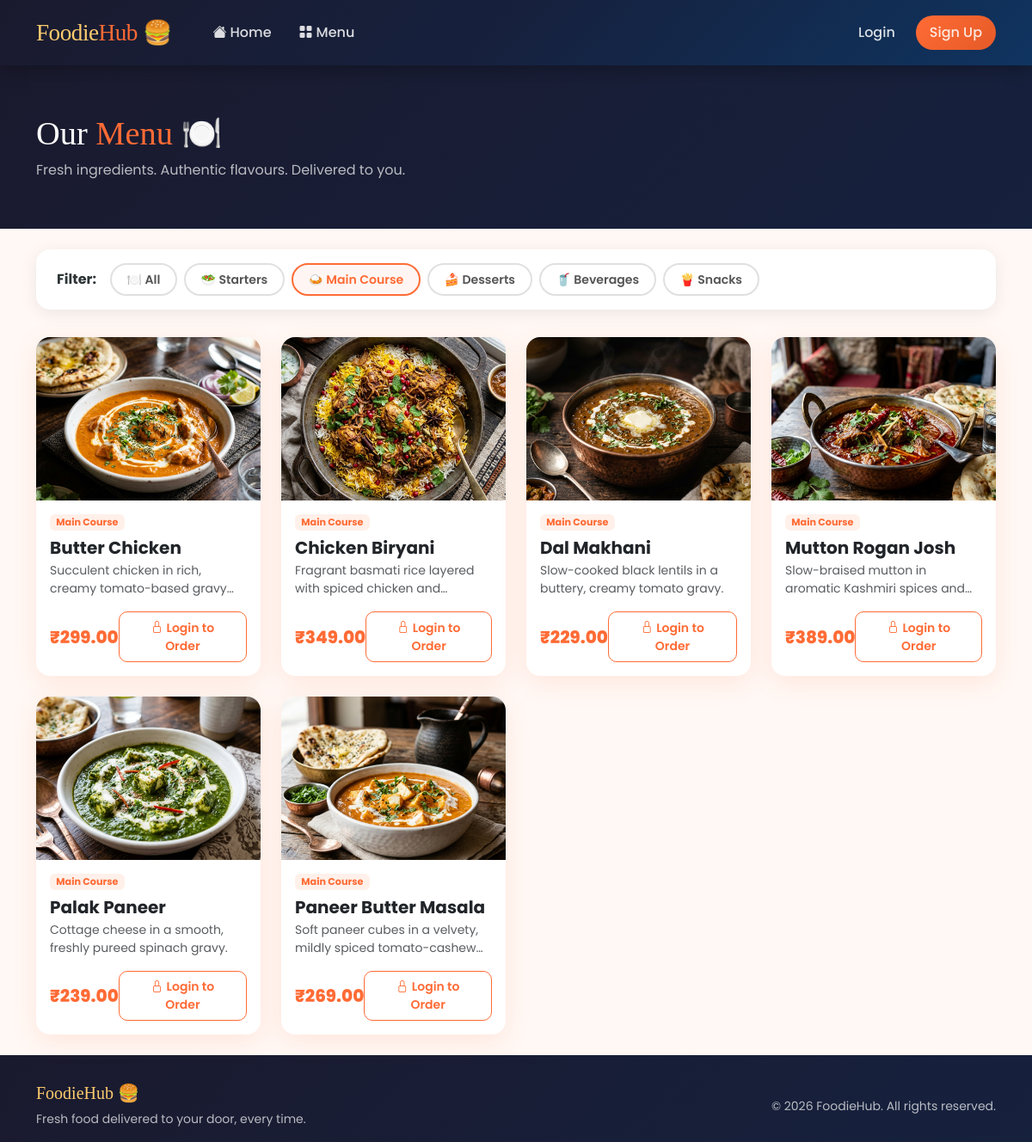
The page /menu/?category=main_course on the database its author committed.
### store/models.py (models this page shows, shortened)
class FoodItem(models.Model):
    CATEGORY_CHOICES = [
        ('starters', 'Starters'),
        ('main_course', 'Main Course'),
        ('desserts', 'Desserts'),
        ('beverages', 'Beverages'),
        ('snacks', 'Snacks'),
    ]
    name = models.CharField(max_length=200)
    description = models.TextField(blank=True)
    price = models.DecimalField(max_digits=8, decimal_places=2)
    image = models.ImageField(upload_to='food_images/', blank=True, null=True)
    category = models.CharField(max_length=50, choices=CATEGORY_CHOICES, default='main_course')
    is_available = models.BooleanField(default=True)
    created_at = models.DateTimeField(auto_now_add=True)
    class Meta:
        ordering = ['category', 'name']

### store/views.py (the view)
# urls.py: path('menu/', views.menu, name='menu'),
def menu(request):
    category_filter = request.GET.get('category', '')
    items = FoodItem.objects.filter(is_available=True)
    if category_filter:
        items = items.filter(category=category_filter)
    categories = FoodItem.CATEGORY_CHOICES
    return django.shortcuts.render(request, 'store/menu.html', {
        'food_items': items,
        'categories': categories,
        'selected_category': category_filter,
    })

### store/context_processors.py (called while the page is built)
def cart_count(request):
    if request.user.is_authenticated:
        count = Cart.objects.filter(user=request.user).count()
    else:
        count = 0
    return {'cart_count': count}

### templates/store/menu.html (shortened to what this page needs)
{% extends 'base.html' %}
{% block content %}
<div class="menu-hero">
    <div class="container">
        <h1 style="font-family:'Playfair Display',serif; font-size:2.4rem;">
            Our <span style="color:#ff6b35;">Menu</span> 🍽️
        </h1>
        <p style="color:rgba(255,255,255,0.7);">Fresh ingredients. Authentic flavours. Delivered to you.</p>
    </div>
</div>
<div class="container py-4">
    <div class="filter-bar">
        <span class="fw-bold me-2" style="color: var(--secondary);">Filter:</span>
        <a href="{% url 'menu' %}" class="filter-btn {% if not selected_category %}active{% endif %}">🍽️ All</a>
        {% for key, label in categories %}
        <a href="{% url 'menu' %}?category={{ key }}"
           class="filter-btn {% if selected_category == key %}active{% endif %}">
            {% if key == 'starters' %}🥗
            {% elif key == 'main_course' %}🍛
            {% elif key == 'desserts' %}🍰
            {% elif key == 'beverages' %}🥤
            {% elif key == 'snacks' %}🍟
            {% else %}🍽️{% endif %}
            {{ label }}
        </a>
        {% endfor %}
    </div>
    {% if food_items %}
    <div class="row g-4">
        {% for item in food_items %}
        <div class="col-sm-6 col-lg-4 col-xl-3">
            <div class="card h-100">
                <div class="food-card-img">
                    {% if item.image %}
                        <img src="{{ item.image.url }}" alt="{{ item.name }}">
                    {% endif %}
                </div>
                <div class="card-body d-flex flex-column">
                    <div class="d-flex justify-content-between align-items-start mb-1">
                        <span class="badge" style="background: rgba(255,107,53,0.1); color: var(--primary); border-radius: 6px; font-size: 0.7rem;">
                            {{ item.get_category_display }}
                        </span>
                    </div>
                    <h5 class="card-title fw-bold mb-1 mt-1">{{ item.name }}</h5>
                    {% if item.description %}
                    <p class="card-text text-muted small mb-3"
                       style="display:-webkit-box;-webkit-line-clamp:2;-webkit-box-orient:vertical;overflow:hidden;">
                        {{ item.description }}
                    </p>
                    {% endif %}
                    <div class="d-flex justify-content-between align-items-center mt-auto">
                        <span class="price-tag">₹{{ item.price }}</span>
                        {% if user.is_authenticated %}
                        <a href="{% url 'add_to_cart' item.id %}"
                           class="btn btn-primary btn-sm add-btn">
                            <i class="bi bi-cart-plus me-1"></i>Add to Cart
                        </a>
                        {% else %}
                        <a href="{% url 'login' %}?next={% url 'menu' %}"
                           class="btn btn-outline-primary btn-sm add-btn">
                            <i class="bi bi-lock me-1"></i>Login to Order
                        </a>
                        {% endif %}
                    </div>
                </div>
            </div>
        </div>
        {% endfor %}
    </div>
    {% endif %}
</div>
{% endblock %}

### templates/base.html (style rules this page uses)
:root { --primary: #ff6b35; --primary-dark: #e55a27; --secondary: #2d3436; --accent: #fdcb6e; --success: #00b894; --light-bg: #fff8f5; --card-shadow: 0 8px 30px rgba(255, 107, 53, 0.12); }
* { box-sizing: border-box; }
body { font-family: 'Poppins', sans-serif; background-color: var(--light-bg); color: var(--secondary); min-height: 100vh; display: flex; flex-direction: column; }
.card { border: none; border-radius: 16px; box-shadow: var(--card-shadow); transition: transform 0.25s ease, box-shadow 0.25s ease; overflow: hidden; }
.btn-outline-primary { border-color: var(--primary); color: var(--primary); border-radius: 10px; font-weight: 600; }

### templates/store/menu.html (style rules this page uses)
.menu-hero { background: linear-gradient(135deg, #1a1a2e 0%, #16213e 100%); padding: 3.5rem 0 2.5rem; color: white; }
.filter-bar { background: white; padding: 1rem 1.5rem; border-radius: 16px; box-shadow: 0 4px 20px rgba(0,0,0,0.08); margin-bottom: 2rem; display: flex; flex-wrap: wrap; gap: 0.5rem; align-items: center; }
.filter-btn { border: 2px solid #e0e0e0; background: white; border-radius: 50px; padding: 0.4rem 1.1rem; font-size: 0.88rem; font-weight: 600; cursor: pointer; text-decoration: none; color: #555; transition: all 0.2s; }
.filter-btn:hover, .filter-btn.active { border-color: var(--primary); color: var(--primary); background: rgba(255,107,53,0.06); }
.food-card-img { height: 190px; overflow: hidden; background: linear-gradient(135deg, #fff5f0, #ffe8df); }
.food-card-img img { width: 100%; height: 100%; object-fit: cover; transition: transform 0.4s; }
.price-tag { font-size: 1.25rem; font-weight: 800; color: var(--primary); }
.add-btn { border-radius: 10px !important; font-weight: 600; padding: 0.45rem 1.1rem !important; }

### rows shown on the page
FoodItem: image (picture), category "Main Course", name "Butter Chicken", description "Succulent chicken in rich, creamy tomato-based…", price "299.00"
FoodItem: image (picture), category "Main Course", name "Chicken Biryani", description "Fragrant basmati rice layered with spiced chicken…", price "349.00"
FoodItem: image (picture), category "Main Course", name "Dal Makhani", description "Slow-cooked black lentils in a buttery, creamy tomato gravy.", price "229.00"
FoodItem: image (picture), category "Main Course", name "Mutton Rogan Josh", description "Slow-braised mutton in aromatic Kashmiri spices…", price "389.00"
FoodItem: image (picture), category "Main Course", name "Palak Paneer", description "Cottage cheese in a smooth, freshly pureed spinach gravy.", price "239.00"
FoodItem: image (picture), category "Main Course", name "Paneer Butter Masala", description "Soft paneer cubes in a velvety, mildly spiced…", price "269.00"

### other values the page prints
{{ label }} "Starters" "Main Course" "Desserts" "Beverages" "Snacks"
